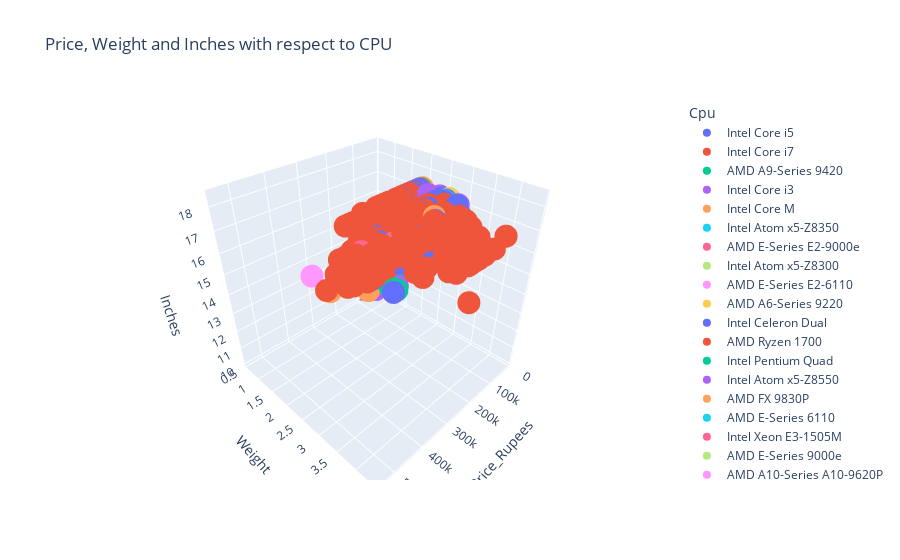

The notebook cell this image was saved under:
### Code cell
fig = px.scatter_3d(df, x="Price_Rupees",y='Weight',z='Inches',color = 'Cpu', title='Price, Weight and Inches with respect to CPU')
fig.show()

### Figure 1 — Plotly figure (JSON) as saved in the notebook; plotly's stock layout.template omitted (floating-point values rounded to 4 significant figures; data arrays with more than 128 entries replaced by an {"elided": "..."} marker saying what was removed)
{"data": [{"hovertemplate": "Cpu=Intel Core i5<br>Price_Rupees=%{x}<br>Weight=%{y}<br>Inches=%{z}<extra></extra>", "legendgroup": "Intel Core i5", "marker": {"color": "#636efa", "symbol": "circle"}, "mode": "markers", "name": "Intel Core i5", "scene": "scene", "showlegend": true, "type": "scatter3d", "x": {"elided": "423 float values"}, "y": {"elided": "423 float values"}, "z": {"elided": "423 float values"}}, {"hovertemplate": "Cpu=Intel Core i7<br>Price_Rupees=%{x}<br>Weight=%{y}<br>Inches=%{z}<extra></extra>", "legendgroup": "Intel Core i7", "marker": {"color": "#EF553B", "symbol": "circle"}, "mode": "markers", "name": "Intel Core i7", "scene": "scene", "showlegend": true, "type": "scatter3d", "x": {"elided": "527 float values"}, "y": {"elided": "527 float values"}, "z": {"elided": "527 float values"}}, {"hovertemplate": "Cpu=AMD A9-Series 9420<br>Price_Rupees=%{x}<br>Weight=%{y}<br>Inches=%{z}<extra></extra>", "legendgroup": "AMD A9-Series 9420", "marker": {"color": "#00cc96", "symbol": "circle"}, "mode": "markers", "name": "AMD A9-Series 9420", "scene": "scene", "showlegend": true, "type": "scatter3d", "x": [35580, 35140.0, 40120.0, 35850.0, 41720.0, 37890.0, 43500.0, 44390.0, 46330.0, 35490.0, 43500.0, 36380.0], "y": [2, 2, 2, 2, 1.6, 2, 1.9, 1.9, 2, 2, 2, 2], "z": [15.6, 15.6, 15.6, 15.6, 15.6, 15.6, 15.6, 15.6, 17, 15.6, 15.6, 15.6]}, {"hovertemplate": "Cpu=Intel Core i3<br>Price_Rupees=%{x}<br>Weight=%{y}<br>Inches=%{z}<extra></extra>", "legendgroup": "Intel Core i3", "marker": {"color": "#ab63fa", "symbol": "circle"}, "mode": "markers", "name": "Intel Core i3", "scene": "scene", "showlegend": true, "type": "scatter3d", "x": {"elided": "136 float values"}, "y": {"elided": "136 float values"}, "z": {"elided": "136 float values"}}, {"hovertemplate": "Cpu=Intel Core M<br>Price_Rupees=%{x}<br>Weight=%{y}<br>Inches=%{z}<extra></extra>", "legendgroup": "Intel Core M", "marker": {"color": "#FFA15A", "symbol": "circle"}, "mode": "markers", "name": "Intel Core M", "scene": "scene", "showlegend": true, "type": "scatter3d", "x": [112300.0, 179100.0, 87970.0, 174800.0, 53640.0, 59510.0, 103600.0, 275745, 115500.0, 103100.0, 169700.0, 115635, 124400.0, 151100.0, 103400.0, 113800.0, 64840.0, 64840.0, 64840.0], "y": [0.9, 0.9, 1.25, 1.1, 1.3, 1, 0.92, 1, 1, 1, 0.9, 0.92, 0.9, 1.1, 0.92, 0.92, 1, 1, 1], "z": [12, 12.5, 13.5, 13.3, 11.6, 12.5, 12, 12.5, 11.3, 12.5, 12.5, 12, 12.5, 13.3, 12, 12, 13.3, 13.3, 13.3]}, {"hovertemplate": "Cpu=Intel Atom x5-Z8350<br>Price_Rupees=%{x}<br>Weight=%{y}<br>Inches=%{z}<extra></extra>", "legendgroup": "Intel Atom x5-Z8350", "marker": {"color": "#19d3f3", "symbol": "circle"}, "mode": "markers", "name": "Intel Atom x5-Z8350", "scene": "scene", "showlegend": true, "type": "scatter3d", "x": [17070.0, 22140.0, 22680.0, 22150.0, 21260.0], "y": [0.9, 1.8, 1.3, 1, 1], "z": [11.6, 15.6, 13.3, 14, 14]}, {"hovertemplate": "Cpu=AMD E-Series E2-9000e<br>Price_Rupees=%{x}<br>Weight=%{y}<br>Inches=%{z}<extra></extra>", "legendgroup": "AMD E-Series E2-9000e", "marker": {"color": "#FF6692", "symbol": "circle"}, "mode": "markers", "name": "AMD E-Series E2-9000e", "scene": "scene", "showlegend": true, "type": "scatter3d", "x": [22950.0, 31040.0], "y": [1.8, 2], "z": [15.6, 15.6]}, {"hovertemplate": "Cpu=Intel Atom x5-Z8300<br>Price_Rupees=%{x}<br>Weight=%{y}<br>Inches=%{z}<extra></extra>", "legendgroup": "Intel Atom x5-Z8300", "marker": {"color": "#B6E880", "symbol": "circle"}, "mode": "markers", "name": "Intel Atom x5-Z8300", "scene": "scene", "showlegend": true, "type": "scatter3d", "x": [21790.0], "y": [1.8], "z": [15.6]}, {"hovertemplate": "Cpu=AMD E-Series E2-6110<br>Price_Rupees=%{x}<br>Weight=%{y}<br>Inches=%{z}<extra></extra>", "legendgroup": "AMD E-Series E2-6110", "marker": {"color": "#FF97FF", "symbol": "circle"}, "mode": "markers", "name": "AMD E-Series E2-6110", "scene": "scene", "showlegend": true, "type": "scatter3d", "x": [17700.0], "y": [1.6], "z": [14]}, {"hovertemplate": "Cpu=AMD A6-Series 9220<br>Price_Rupees=%{x}<br>Weight=%{y}<br>Inches=%{z}<extra></extra>", "legendgroup": "AMD A6-Series 9220", "marker": {"color": "#FECB52", "symbol": "circle"}, "mode": "markers", "name": "AMD A6-Series 9220", "scene": "scene", "showlegend": true, "type": "scatter3d", "x": [39050.0, 35450.0, 35490.0, 32820.0, 27490.0, 46170.0, 35400.0, 35490.0], "y": [2.7, 1.8, 2, 1.8, 2, 2, 2, 1.8], "z": [17.3, 15.6, 15.6, 15.6, 15.6, 17.3, 15.6, 15.6]}, {"hovertemplate": "Cpu=Intel Celeron Dual<br>Price_Rupees=%{x}<br>Weight=%{y}<br>Inches=%{z}<extra></extra>", "legendgroup": "Intel Celeron Dual", "marker": {"color": "#636efa", "symbol": "circle"}, "mode": "markers", "name": "Intel Celeron Dual", "scene": "scene", "showlegend": true, "type": "scatter3d", "x": [22150.0, 20370.0, 23040.0, 22450.0, 30600.0, 30950.0, 23127, 17700.0, 24460.0, 40910.0, 25970.0, 24460.0, 24450.0, 24820.0, 33360.0, 28640.0, 27490.0, 25440.0, 27220.0, 27080.0, 26600.0, 23930.0, 30870.0, 38690.0, 30243, 26600.0, 23570.0, 21790.0, 19920.0, 31040.0, 26240.0, 35490.0, 22150.0, 24370.0, 37270.0, 44030.0, 37270.0, 28290.0, 33360.0, 23930.0, 26510.0, 29350.0, 42250.0, 18050.0, 26600.0, 34250.0, 31580.0, 54700.0, 26600.0, 30950.0, 26420.0, 31930.0, 25700.0, 31040.0, 34600.0, 24070.0, 25610.0, 18590.0, 24730.0, 22150.0, 32820.0, 29620.0, 24190.0, 15480.0, 30150.0, 25710.0, 33710.0, 18590.0, 20370.0, 32820.0, 25710.0, 33710.0, 18590.0, 20370.0, 32820.0, 25710.0, 33710.0, 18590.0, 20370.0, 32820.0], "y": [1.4, 1.4, 1.8, 1, null, 2, 1, 2.1, 1, 1.4, 1.4, null, 2, 1.4, 1, 2, 1, 1, 2, 1.1, 1.1, 1.1, 2, 1, 1, 2, 1.2, 1, null, 1.2, 1.2, null, 1.4, 1.4, 2, 1, 1.8, 2, 1.4, 1, 1, 1.6, 1, 1.2, 1.6, 1.2, 1.3, 1, 1.8, 1.6, 1.2, 2.2, 1.8, 1.6, 1.2, 1, 1, 2.2, 1, 1.4, 2, 2, 2, 1, null, 2, 2.2, 1.1, 1, 2, 2, 2.2, 1.1, 1, 2, 2, 2.2, 1.1, 1, 2], "z": [14, 14, 15.6, 15.6, 15.6, 15.6, 14, 15.6, 11.6, 13.3, 14, 15.6, 15.6, 14, 11.6, 15.6, 15.6, 14, 15.6, 11.6, 11.6, 11.6, 15.6, 11.6, 11.6, 14, 11.6, 11.6, 15.6, 11.6, 11.6, 15.6, 14, 14, 15.6, 11.6, 15.6, 15.6, 14, 11.6, 14, 14, 11.6, 14, 14, 11.6, 11.6, 11.6, 15.6, 14.1, 11.6, 15.6, 15.6, 14, 11.6, 15.6, 11.6, 15.6, 14, 14, 15.6, 15.6, 15.6, 11.6, 15.6, 15.6, 15.6, 11.6, 14, 15.6, 15.6, 15.6, 11.6, 14, 15.6, 15.6, 15.6, 11.6, 14, 15.6]}, {"hovertemplate": "Cpu=AMD Ryzen 1700<br>Price_Rupees=%{x}<br>Weight=%{y}<br>Inches=%{z}<extra></extra>", "legendgroup": "AMD Ryzen 1700", "marker": {"color": "#EF553B", "symbol": "circle"}, "mode": "markers", "name": "AMD Ryzen 1700", "scene": "scene", "showlegend": true, "type": "scatter3d", "x": [115500.0, 137800.0, 195600.0], "y": [3, 3, 3.2], "z": [17.3, 17.3, 17.3]}, {"hovertemplate": "Cpu=Intel Pentium Quad<br>Price_Rupees=%{x}<br>Weight=%{y}<br>Inches=%{z}<extra></extra>", "legendgroup": "Intel Pentium Quad", "marker": {"color": "#00cc96", "symbol": "circle"}, "mode": "markers", "name": "Intel Pentium Quad", "scene": "scene", "showlegend": true, "type": "scatter3d", "x": [41450.0, 32330.0, 32020.0, 43140.0, 34600.0, 31040.0, 42610.0, 27040.0, 35490.0, 30600.0, 34600.0, 31040.0, 41840.0, 26510.0, 66180.0, 39940.0, 35490.0, 32820.0, 27490.0, 47140.0, 68940.0, 33801, 35000.0, 44475, 27490.0, 28820.0, 39490.0], "y": [2, 2, 2, 1, 2, 2, 1.4, null, 1.8, 2, 1.9, 1, 2, 2, 1.6, null, null, 2, 2, 2, 1.4, 2, 2, 1.9, 2.6, 2, 2], "z": [17.3, 15.6, 15.6, 11.6, 15.6, 15.6, 11.6, 15.6, 15.6, 15.6, 14, 14, 17.3, 15.6, 11.6, 15.6, 15.6, 15.6, 15.6, 17.3, 11.6, 15.6, 15.6, 15.6, 15.6, 15.6, 15.6]}, {"hovertemplate": "Cpu=Intel Atom x5-Z8550<br>Price_Rupees=%{x}<br>Weight=%{y}<br>Inches=%{z}<extra></extra>", "legendgroup": "Intel Atom x5-Z8550", "marker": {"color": "#ab63fa", "symbol": "circle"}, "mode": "markers", "name": "Intel Atom x5-Z8550", "scene": "scene", "showlegend": true, "type": "scatter3d", "x": [28380.0, 57490.0, 48830.0, 42610.0], "y": [0.6, 0.6, 0.6, 0.6], "z": [10.1, 10.1, 10.1, 10.1]}, {"hovertemplate": "Cpu=AMD FX 9830P<br>Price_Rupees=%{x}<br>Weight=%{y}<br>Inches=%{z}<extra></extra>", "legendgroup": "AMD FX 9830P", "marker": {"color": "#FFA15A", "symbol": "circle"}, "mode": "markers", "name": "AMD FX 9830P", "scene": "scene", "showlegend": true, "type": "scatter3d", "x": [62180.0], "y": [2.4], "z": [15.6]}, {"hovertemplate": "Cpu=AMD E-Series 6110<br>Price_Rupees=%{x}<br>Weight=%{y}<br>Inches=%{z}<extra></extra>", "legendgroup": "AMD E-Series 6110", "marker": {"color": "#19d3f3", "symbol": "circle"}, "mode": "markers", "name": "AMD E-Series 6110", "scene": "scene", "showlegend": true, "type": "scatter3d", "x": [24730.0], "y": [1.6], "z": [14]}, {"hovertemplate": "Cpu=Intel Xeon E3-1505M<br>Price_Rupees=%{x}<br>Weight=%{y}<br>Inches=%{z}<extra></extra>", "legendgroup": "Intel Xeon E3-1505M", "marker": {"color": "#FF6692", "symbol": "circle"}, "mode": "markers", "name": "Intel Xeon E3-1505M", "scene": "scene", "showlegend": true, "type": "scatter3d", "x": [271700.0, 177300.0], "y": [2, 2.2], "z": [15.6, 15.6]}, {"hovertemplate": "Cpu=AMD E-Series 9000e<br>Price_Rupees=%{x}<br>Weight=%{y}<br>Inches=%{z}<extra></extra>", "legendgroup": "AMD E-Series 9000e", "marker": {"color": "#B6E880", "symbol": "circle"}, "mode": "markers", "name": "AMD E-Series 9000e", "scene": "scene", "showlegend": true, "type": "scatter3d", "x": [29350.0], "y": [2], "z": [15.6]}, {"hovertemplate": "Cpu=AMD A10-Series A10-9620P<br>Price_Rupees=%{x}<br>Weight=%{y}<br>Inches=%{z}<extra></extra>", "legendgroup": "AMD A10-Series A10-9620P", "marker": {"color": "#FF97FF", "symbol": "circle"}, "mode": "markers", "name": "AMD A10-Series A10-9620P", "scene": "scene", "showlegend": true, "type": "scatter3d", "x": [51150.0, 50600.0], "y": [2, 1.9], "z": [15.6, 15.6]}, {"hovertemplate": "Cpu=AMD A6-Series A6-9220<br>Price_Rupees=%{x}<br>Weight=%{y}<br>Inches=%{z}<extra></extra>", "legendgroup": "AMD A6-Series A6-9220", "marker": {"color": "#FECB52", "symbol": "circle"}, "mode": "markers", "name": "AMD A6-Series A6-9220", "scene": "scene", "showlegend": true, "type": "scatter3d", "x": [39660.0, 42600.0], "y": [1.9, 1.9], "z": [15.6, 15.6]}, {"hovertemplate": "Cpu=AMD A10-Series 9600P<br>Price_Rupees=%{x}<br>Weight=%{y}<br>Inches=%{z}<extra></extra>", "legendgroup": "AMD A10-Series 9600P", "marker": {"color": "#636efa", "symbol": "circle"}, "mode": "markers", "name": "AMD A10-Series 9600P", "scene": "scene", "showlegend": true, "type": "scatter3d", "x": [44390.0, 50610.0], "y": [2, 2.6], "z": [15.6, 17.3]}, {"hovertemplate": "Cpu=AMD A8-Series 7410<br>Price_Rupees=%{x}<br>Weight=%{y}<br>Inches=%{z}<extra></extra>", "legendgroup": "AMD A8-Series 7410", "marker": {"color": "#EF553B", "symbol": "circle"}, "mode": "markers", "name": "AMD A8-Series 7410", "scene": "scene", "showlegend": true, "type": "scatter3d", "x": [41720.0, 43500.0, 39940.0, 34420.0], "y": [2.2, 2, 2, 2], "z": [15.6, 17.3, 15.6, 15.6]}, {"hovertemplate": "Cpu=AMD A12-Series 9720P<br>Price_Rupees=%{x}<br>Weight=%{y}<br>Inches=%{z}<extra></extra>", "legendgroup": "AMD A12-Series 9720P", "marker": {"color": "#00cc96", "symbol": "circle"}, "mode": "markers", "name": "AMD A12-Series 9720P", "scene": "scene", "showlegend": true, "type": "scatter3d", "x": [58620.0, 79970.0, 84410.0, 38160.0, 48830.0, 47050.0, 53150.0], "y": [2, 2, 2, 2, 2, 2, 2], "z": [15.6, 15.6, 15.6, 15.6, 15.6, 15.6, 15.6]}, {"hovertemplate": "Cpu=Intel Celeron Quad<br>Price_Rupees=%{x}<br>Weight=%{y}<br>Inches=%{z}<extra></extra>", "legendgroup": "Intel Celeron Quad", "marker": {"color": "#ab63fa", "symbol": "circle"}, "mode": "markers", "name": "Intel Celeron Quad", "scene": "scene", "showlegend": true, "type": "scatter3d", "x": [49190.0, 39940.0, 32820.0, 34600.0, 29260.0, 33710.0, 29260.0, 28910.0], "y": [1.5, 1, 1, 1.4, 1, 1.2, 2, 1], "z": [11.6, 12.3, 13.3, 14, 14, 11.6, 15.6, 14]}, {"hovertemplate": "Cpu=AMD Ryzen 1600<br>Price_Rupees=%{x}<br>Weight=%{y}<br>Inches=%{z}<extra></extra>", "legendgroup": "AMD Ryzen 1600", "marker": {"color": "#FFA15A", "symbol": "circle"}, "mode": "markers", "name": "AMD Ryzen 1600", "scene": "scene", "showlegend": true, "type": "scatter3d", "x": [150800.0], "y": [3], "z": [17.3]}, {"hovertemplate": "Cpu=AMD A10-Series 9620P<br>Price_Rupees=%{x}<br>Weight=%{y}<br>Inches=%{z}<extra></extra>", "legendgroup": "AMD A10-Series 9620P", "marker": {"color": "#19d3f3", "symbol": "circle"}, "mode": "markers", "name": "AMD A10-Series 9620P", "scene": "scene", "showlegend": true, "type": "scatter3d", "x": [51500.0, 58260.0], "y": [2, 2.7], "z": [15.6, 17.3]}, {"hovertemplate": "Cpu=AMD E-Series 7110<br>Price_Rupees=%{x}<br>Weight=%{y}<br>Inches=%{z}<extra></extra>", "legendgroup": "AMD E-Series 7110", "marker": {"color": "#FF6692", "symbol": "circle"}, "mode": "markers", "name": "AMD E-Series 7110", "scene": "scene", "showlegend": true, "type": "scatter3d", "x": [31040.0, 26420.0], "y": [null, 1.8], "z": [15.6, 15.6]}, {"hovertemplate": "Cpu=AMD A9-Series A9-9420<br>Price_Rupees=%{x}<br>Weight=%{y}<br>Inches=%{z}<extra></extra>", "legendgroup": "AMD A9-Series A9-9420", "marker": {"color": "#B6E880", "symbol": "circle"}, "mode": "markers", "name": "AMD A9-Series A9-9420", "scene": "scene", "showlegend": true, "type": "scatter3d", "x": [57730.0, 57820.0], "y": [1.9, 2], "z": [15.6, 15.6]}, {"hovertemplate": "Cpu=Intel Xeon E3-1535M<br>Price_Rupees=%{x}<br>Weight=%{y}<br>Inches=%{z}<extra></extra>", "legendgroup": "Intel Xeon E3-1535M", "marker": {"color": "#FF97FF", "symbol": "circle"}, "mode": "markers", "name": "Intel Xeon E3-1535M", "scene": "scene", "showlegend": true, "type": "scatter3d", "x": [435800.0, 390400.0], "y": [2, null], "z": [15.6, 17.3]}, {"hovertemplate": "Cpu=AMD E-Series E2-9000<br>Price_Rupees=%{x}<br>Weight=%{y}<br>Inches=%{z}<extra></extra>", "legendgroup": "AMD E-Series E2-9000", "marker": {"color": "#FECB52", "symbol": "circle"}, "mode": "markers", "name": "AMD E-Series E2-9000", "scene": "scene", "showlegend": true, "type": "scatter3d", "x": [31040.0], "y": [2], "z": [15.6]}, {"hovertemplate": "Cpu=AMD A6-Series 7310<br>Price_Rupees=%{x}<br>Weight=%{y}<br>Inches=%{z}<extra></extra>", "legendgroup": "AMD A6-Series 7310", "marker": {"color": "#636efa", "symbol": "circle"}, "mode": "markers", "name": "AMD A6-Series 7310", "scene": "scene", "showlegend": true, "type": "scatter3d", "x": [26510.0], "y": [2.1], "z": [15.6]}, {"hovertemplate": "Cpu=Intel Atom Z8350<br>Price_Rupees=%{x}<br>Weight=%{y}<br>Inches=%{z}<extra></extra>", "legendgroup": "Intel Atom Z8350", "marker": {"color": "#EF553B", "symbol": "circle"}, "mode": "markers", "name": "Intel Atom Z8350", "scene": "scene", "showlegend": true, "type": "scatter3d", "x": [23570.0], "y": [1], "z": [14]}, {"hovertemplate": "Cpu=Intel Pentium Dual<br>Price_Rupees=%{x}<br>Weight=%{y}<br>Inches=%{z}<extra></extra>", "legendgroup": "Intel Pentium Dual", "marker": {"color": "#00cc96", "symbol": "circle"}, "mode": "markers", "name": "Intel Pentium Dual", "scene": "scene", "showlegend": true, "type": "scatter3d", "x": [51760.0, 44390.0, 54700.0], "y": [null, 1.7, 1.2], "z": [15.6, 14, 13.3]}, {"hovertemplate": "Cpu=AMD A12-Series 9700P<br>Price_Rupees=%{x}<br>Weight=%{y}<br>Inches=%{z}<extra></extra>", "legendgroup": "AMD A12-Series 9700P", "marker": {"color": "#ab63fa", "symbol": "circle"}, "mode": "markers", "name": "AMD A12-Series 9700P", "scene": "scene", "showlegend": true, "type": "scatter3d", "x": [55950.0], "y": [2], "z": [15.6]}, {"hovertemplate": "Cpu=AMD A4-Series 7210<br>Price_Rupees=%{x}<br>Weight=%{y}<br>Inches=%{z}<extra></extra>", "legendgroup": "AMD A4-Series 7210", "marker": {"color": "#FFA15A", "symbol": "circle"}, "mode": "markers", "name": "AMD A4-Series 7210", "scene": "scene", "showlegend": true, "type": "scatter3d", "x": [33710.0], "y": [2], "z": [17.3]}, {"hovertemplate": "Cpu=AMD FX 8800P<br>Price_Rupees=%{x}<br>Weight=%{y}<br>Inches=%{z}<extra></extra>", "legendgroup": "AMD FX 8800P", "marker": {"color": "#19d3f3", "symbol": "circle"}, "mode": "markers", "name": "AMD FX 8800P", "scene": "scene", "showlegend": true, "type": "scatter3d", "x": [88860.0], "y": [2], "z": [15.6]}, {"hovertemplate": "Cpu=Intel Atom X5-Z8350<br>Price_Rupees=%{x}<br>Weight=%{y}<br>Inches=%{z}<extra></extra>", "legendgroup": "Intel Atom X5-Z8350", "marker": {"color": "#FF6692", "symbol": "circle"}, "mode": "markers", "name": "Intel Atom X5-Z8350", "scene": "scene", "showlegend": true, "type": "scatter3d", "x": [18750.0, 17430.0], "y": [1.4, 1.3], "z": [14, 13.3]}, {"hovertemplate": "Cpu=Samsung Cortex A72&A53<br>Price_Rupees=%{x}<br>Weight=%{y}<br>Inches=%{z}<extra></extra>", "legendgroup": "Samsung Cortex A72&A53", "marker": {"color": "#B6E880", "symbol": "circle"}, "mode": "markers", "name": "Samsung Cortex A72&A53", "scene": "scene", "showlegend": true, "type": "scatter3d", "x": [58620.0], "y": [1.1], "z": [12.3]}, {"hovertemplate": "Cpu=AMD E-Series 9000<br>Price_Rupees=%{x}<br>Weight=%{y}<br>Inches=%{z}<extra></extra>", "legendgroup": "AMD E-Series 9000", "marker": {"color": "#FF97FF", "symbol": "circle"}, "mode": "markers", "name": "AMD E-Series 9000", "scene": "scene", "showlegend": true, "type": "scatter3d", "x": [26600.0], "y": [2], "z": [15.6]}, {"hovertemplate": "Cpu=AMD A9-Series 9410<br>Price_Rupees=%{x}<br>Weight=%{y}<br>Inches=%{z}<extra></extra>", "legendgroup": "AMD A9-Series 9410", "marker": {"color": "#FECB52", "symbol": "circle"}, "mode": "markers", "name": "AMD A9-Series 9410", "scene": "scene", "showlegend": true, "type": "scatter3d", "x": [48920.0, 48920.0, 48920.0], "y": [2, 2, 2], "z": [15.6, 15.6, 15.6]}], "layout": {"legend": {"title": {"text": "Cpu"}, "tracegroupgap": 0}, "scene": {"domain": {"x": [0, 1], "y": [0, 1]}, "xaxis": {"title": {"text": "Price_Rupees"}}, "yaxis": {"title": {"text": "Weight"}}, "zaxis": {"title": {"text": "Inches"}}}, "title": {"text": "Price, Weight and Inches with respect to CPU"}}}
